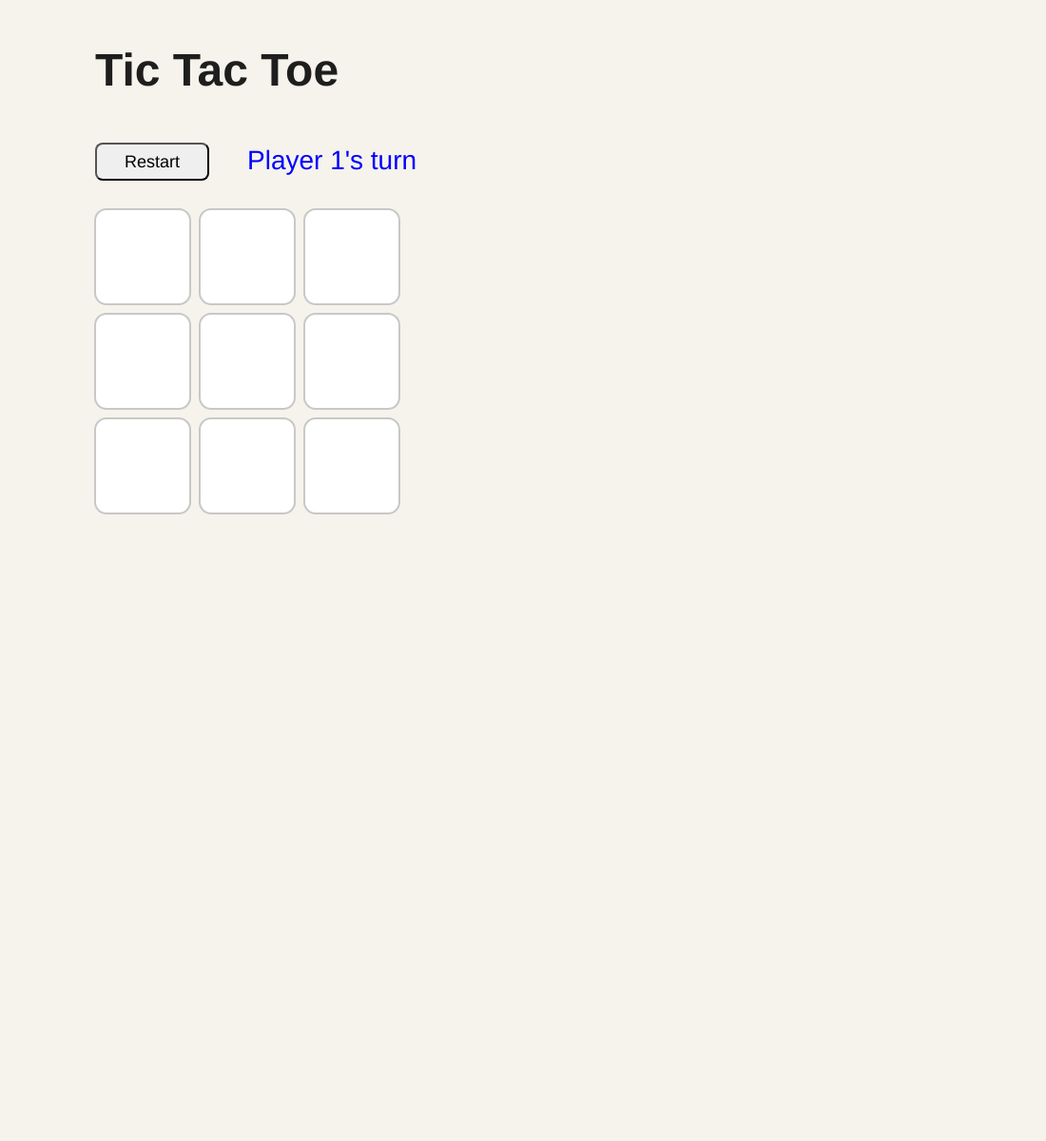
Frame 1 (no input)
Frame 60 (no input): identical to frame 1, image omitted
Frame 120 (the mouse pressed at the canvas centre since frame 60): identical to frame 1, image omitted

The p5.js sketch that drew this single still picture (run headless with seeded random() and noise() and a simulated clock; from frame 60 on, the mouse is pressed at the canvas centre):

// p5.js sketch
// ── sketch.js
let startX = 100;
let startY = 220; 
let size = 100;
let buffer = 10;

let cell1 = null;
let cell2 = null;
let cell3 = null;
let cell4 = null;
let cell5 = null;
let cell6 = null;
let cell7 = null;
let cell8 = null;
let cell9 = null;

let currentPlayer = 1;
let gameOver = false;
let winner = null;

function setup() {
  createCanvas(1100, 1200);

  let resetButton = createButton('Restart');
  resetButton.position(startX, 150);
  resetButton.size(120, 40);
  resetButton.style('font-size', '18px');
  resetButton.style('border-radius', '8px');
  resetButton.style('cursor', 'pointer');
  resetButton.mousePressed(resetGame);
}

function draw() {
  background(245, 243, 235); // soft off-white background

  drawTitle();
  drawStatus();
  drawBoard();
}

function drawTitle() {
  fill(30, 30, 30);
  noStroke();
  textSize(48);
  textStyle(BOLD);
  text("Tic Tac Toe", startX, 90);
}

function drawStatus() {
  textStyle(NORMAL);
  textSize(28);

  if (winner === 1) {
    fill(0, 0, 255);
    text("Player 1 wins!", startX + 160, 178);
  } else if (winner === 2) {
    fill(255, 0, 0);
    text("Player 2 wins!", startX + 160, 178);
  } else if (winner === "draw") {
    fill(80);
    text("It's a draw!", startX + 160, 178);
  } else {
    if (currentPlayer === 1) {
      fill(0, 0, 255);
    } else {
      fill(255, 0, 0);
    }
    text("Player " + currentPlayer + "'s turn", startX + 160, 178);
  }
}

function drawBoard() {
  let cellX = startX;
  let cellY = startY;

  drawCell(cell1, cellX, cellY);
  cellX = cellX + size + buffer;
  drawCell(cell2, cellX, cellY);
  cellX = cellX + size + buffer;
  drawCell(cell3, cellX, cellY);

  cellX = startX;
  cellY = cellY + size + buffer;
  drawCell(cell4, cellX, cellY);
  cellX = cellX + size + buffer;
  drawCell(cell5, cellX, cellY);
  cellX = cellX + size + buffer;
  drawCell(cell6, cellX, cellY);

  cellX = startX;
  cellY = cellY + size + buffer;
  drawCell(cell7, cellX, cellY);
  cellX = cellX + size + buffer;
  drawCell(cell8, cellX, cellY);
  cellX = cellX + size + buffer;
  drawCell(cell9, cellX, cellY);
}

function drawCell(value, x, y) {
  stroke(200);
  strokeWeight(2);

  if (value === 1) {
    fill(80, 110, 255); // softer blue
  } else if (value === 2) {
    fill(255, 100, 90); // softer red
  } else {
    fill(255); // empty
  }
  rect(x, y, size, size, 12); // rounded corners
}

function mousePressed() {
  if (gameOver) return;

  if (mouseX > startX && mouseX < startX + size &&
      mouseY > startY && mouseY < startY + size && cell1 === null) {
    cell1 = currentPlayer;
    afterMove();
  }

  if (mouseX > startX + size + buffer && mouseX < startX + size + buffer + size &&
      mouseY > startY && mouseY < startY + size && cell2 === null) {
    cell2 = currentPlayer;
    afterMove();
  }

  if (mouseX > startX + 2 * size + 2 * buffer && mouseX < startX + 2 * size + 2 * buffer + size &&
      mouseY > startY && mouseY < startY + size && cell3 === null) {
    cell3 = currentPlayer;
    afterMove();
  }

  if (mouseX > startX && mouseX < startX + size &&
      mouseY > startY + size + buffer && mouseY < startY + size + buffer + size && cell4 === null) {
    cell4 = currentPlayer;
    afterMove();
  }

  if (mouseX > startX + size + buffer && mouseX < startX + size + buffer + size &&
      mouseY > startY + size + buffer && mouseY < startY + size + buffer + size && cell5 === null) {
    cell5 = currentPlayer;
    afterMove();
  }

  if (mouseX > startX + 2 * size + 2 * buffer && mouseX < startX + 2 * size + 2 * buffer + size &&
      mouseY > startY + size + buffer && mouseY < startY + size + buffer + size && cell6 === null) {
    cell6 = currentPlayer;
    afterMove();
  }

  if (mouseX > startX && mouseX < startX + size &&
      mouseY > startY + 2 * size + 2 * buffer && mouseY < startY + 2 * size + 2 * buffer + size && cell7 === null) {
    cell7 = currentPlayer;
    afterMove();
  }

  if (mouseX > startX + size + buffer && mouseX < startX + size + buffer + size &&
      mouseY > startY + 2 * size + 2 * buffer && mouseY < startY + 2 * size + 2 * buffer + size && cell8 === null) {
    cell8 = currentPlayer;
    afterMove();
  }

  if (mouseX > startX + 2 * size + 2 * buffer && mouseX < startX + 2 * size + 2 * buffer + size &&
      mouseY > startY + 2 * size + 2 * buffer && mouseY < startY + 2 * size + 2 * buffer + size && cell9 === null) {
    cell9 = currentPlayer;
    afterMove();
  }
}

function afterMove() {
  checkWin();
  if (!gameOver) {
    switchPlayer();
  }
}

function switchPlayer() {
  if (currentPlayer === 1) {
    currentPlayer = 2;
  } else {
    currentPlayer = 1;
  }
}

function checkWin() {
  if (cell1 !== null && cell1 === cell2 && cell2 === cell3) {
    gameOver = true; winner = cell1; return;
  }
  if (cell4 !== null && cell4 === cell5 && cell5 === cell6) {
    gameOver = true; winner = cell4; return;
  }
  if (cell7 !== null && cell7 === cell8 && cell8 === cell9) {
    gameOver = true; winner = cell7; return;
  }
  if (cell1 !== null && cell1 === cell4 && cell4 === cell7) {
    gameOver = true; winner = cell1; return;
  }
  if (cell2 !== null && cell2 === cell5 && cell5 === cell8) {
    gameOver = true; winner = cell2; return;
  }
  if (cell3 !== null && cell3 === cell6 && cell6 === cell9) {
    gameOver = true; winner = cell3; return;
  }
  if (cell1 !== null && cell1 === cell5 && cell5 === cell9) {
    gameOver = true; winner = cell1; return;
  }
  if (cell3 !== null && cell3 === cell5 && cell5 === cell7) {
    gameOver = true; winner = cell3; return;
  }

  if (cell1 !== null && cell2 !== null && cell3 !== null &&
      cell4 !== null && cell5 !== null && cell6 !== null &&
      cell7 !== null && cell8 !== null && cell9 !== null) {
    gameOver = true;
    winner = "draw";
  }
}

function resetGame() {
  cell1 = null; cell2 = null; cell3 = null;
  cell4 = null; cell5 = null; cell6 = null;
  cell7 = null; cell8 = null; cell9 = null;
  currentPlayer = 1;
  gameOver = false;
  winner = null;
}
